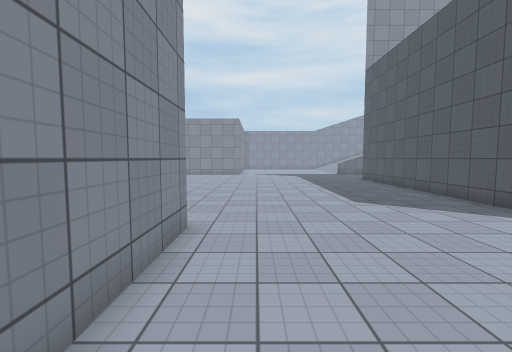
view 1 (above)

19 first-person views from a walk through a Unity game level. The camera is 1.5 m above the floor, tilts 4° down and sees 90° across. The floor is counted in squares, 1 m on a side. Each view is taken from the middle of a square. On the plan, view 1 faces up. The plan holds only what a view shows up to about 13 squares ahead; the rest is blank. The place goes on beyond the plan. Surface patterns are stand-ins for the level's own textures.

view 2
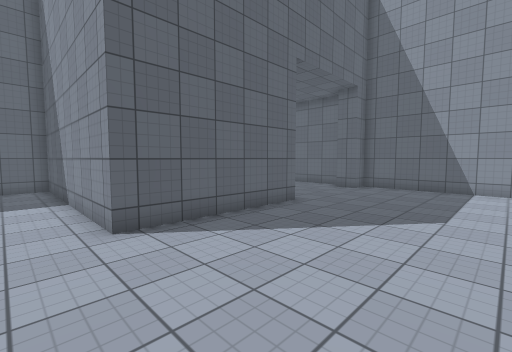

view 3
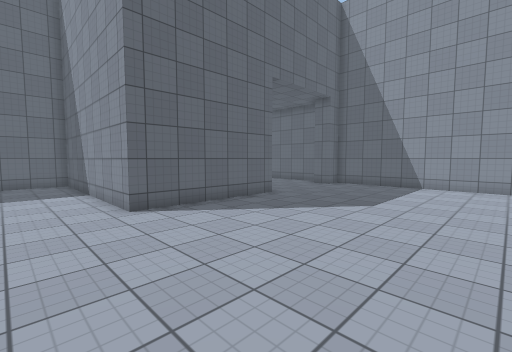

view 4
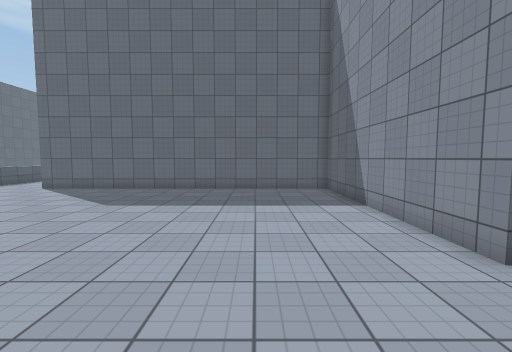

view 5
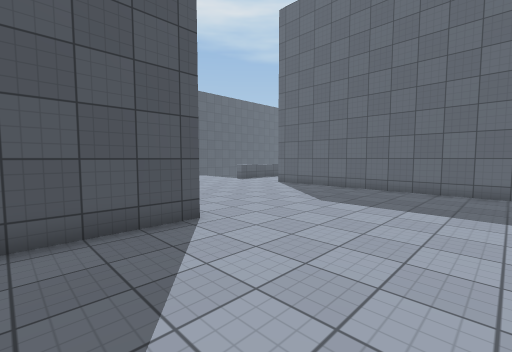

view 6
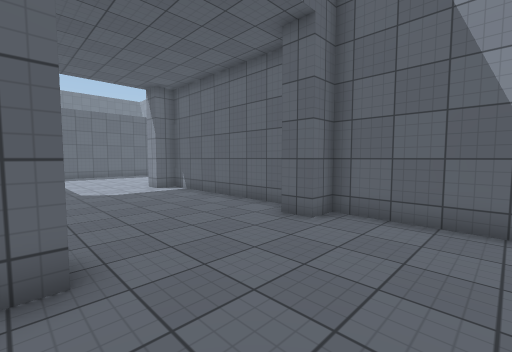

view 7
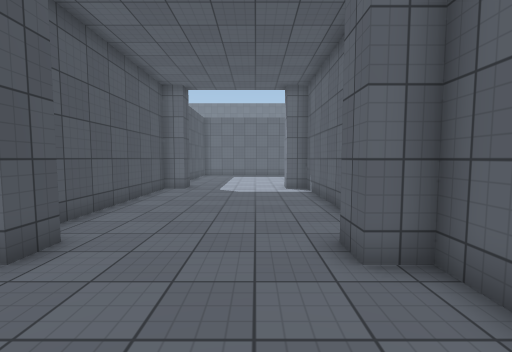

view 8
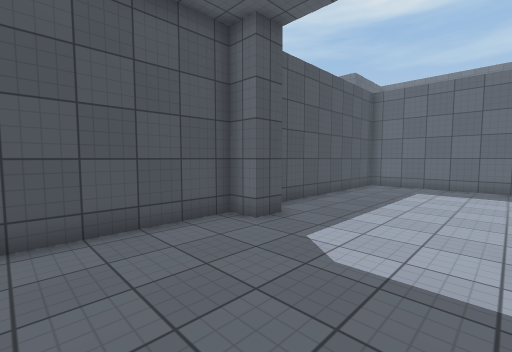

view 9
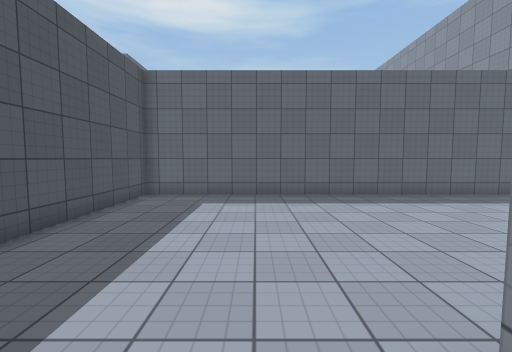

view 10
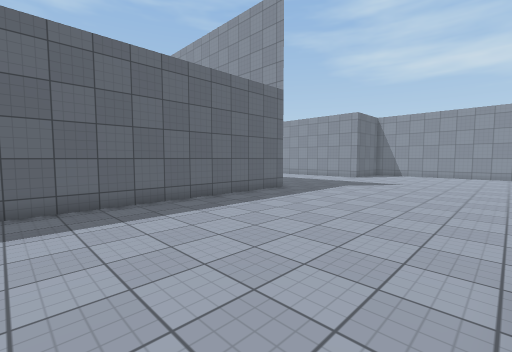

view 11
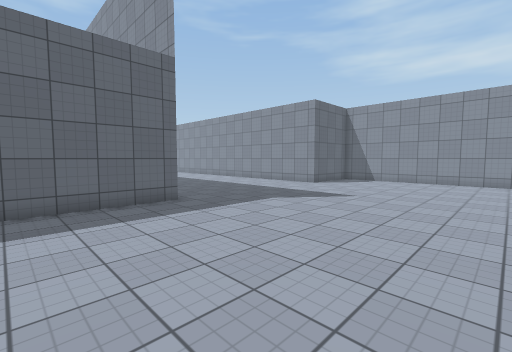

view 12
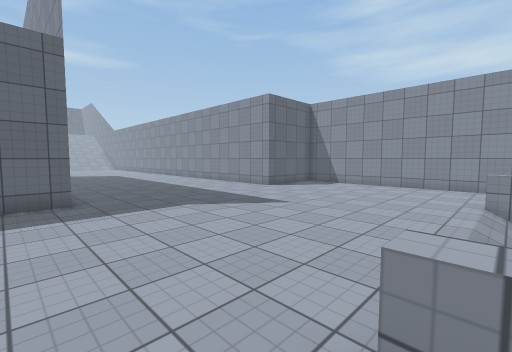

view 13
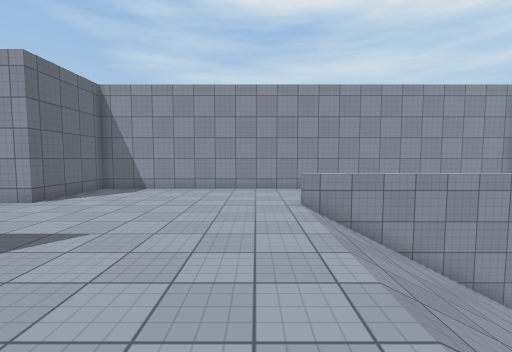

view 14
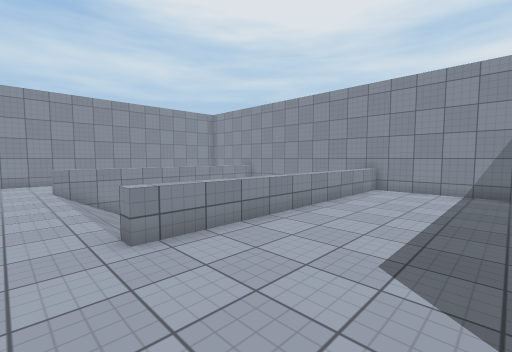

view 15
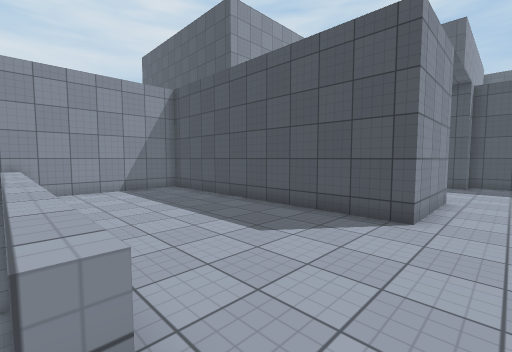

view 16
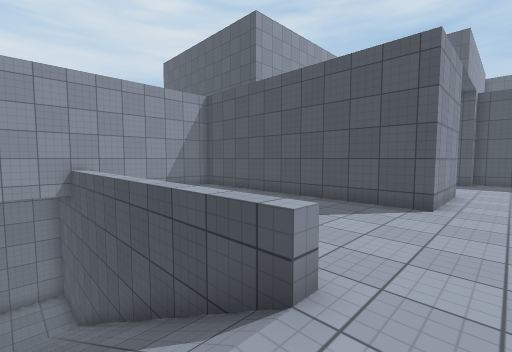

view 17
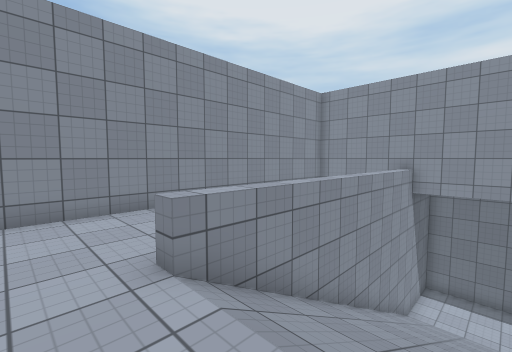

view 18
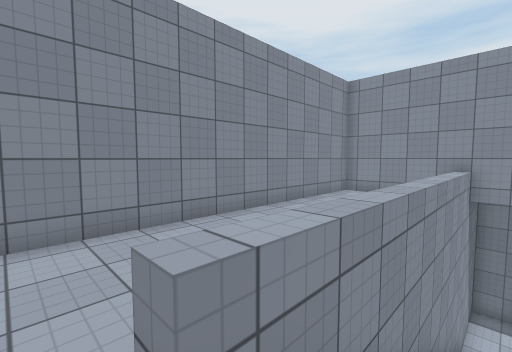

view 19
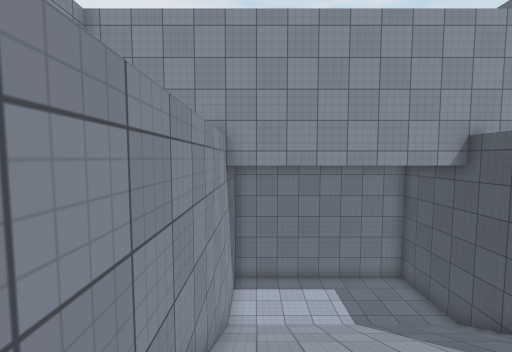

### Floor plan
Key: @ floor where view 1 was taken; # wall or solid block; . main floor; - floor 5.5 m lower than the main floor; / step, stairs or slope; = window, fence, low wall or low ledge; ^ raised ledge.
Columns run from 36 left of view 1 to 10 right of it. Each row starts with its distance up from view 1.
 13                       #.....................#
 12                       #.....................#
 11                       #.....................#
 10      #########        #.....................#
  9      #-------#        #.....................#
  8      #-------#        #.....................#
  7 ######-------######## #.....................#
  6 #.   ^///////=......# #.....................#
  5 #.   ^///////=......# ##.....######...........
  4 #.   ^///////=......# #.......#   #............
  3 #.   ^///////=......# #.......#   #............
  2 #.   ^//    /=......# #.......#   #............
  1 #.   ^//    /=......# #.......#   #............
  0 #.   ^//    /=......# #.......#   #.@..........
 -1 #.   ^///   /=......# #.......#   #............
 -2 #.   ^///// /=......# #.......#   #............
 -3 #..  ^///// /=......# #.......#   #............
 -4 #....^///////^......####.....##   #############
 -5 #.............................#
 -6 #.............................#
 -7 #.............................#
 -8 #.............................#
 -9 #.............................#
-10 #.............................#
-11 #.............................#
-12 #.............................#
-13 #.............................#
-14 #####. .......#################
-15     #   ......
-16          .....

Where each view was taken, in squares from view 1:
view 1: 0 up, 0 right, facing up
view 2: 11 up, 0 right, facing down-left
view 3: 13 up, 1 right, facing down-left
view 4: 9 up, 2 right, facing down
view 5: 9 up, 2 right, facing down-right
view 6: 9 up, 7 left, facing down-left
view 7: 9 up, 11 left, facing down
view 8: 1 up, 12 left, facing down-right
view 9: 3 down, 11 left, facing down
view 10: 5 down, 12 left, facing down-left
view 11: 5 down, 18 left, facing down-left
view 12: 4 down, 21 left, facing down-left
view 13: 6 down, 23 left, facing left
view 14: 6 down, 18 left, facing up-left
view 15: 6 down, 23 left, facing up-right
view 16: 6 down, 25 left, facing up-right
view 17: 6 down, 28 left, facing up-left
view 18: 5 down, 30 left, facing up-left
view 19: 2 down, 30 left, facing up
